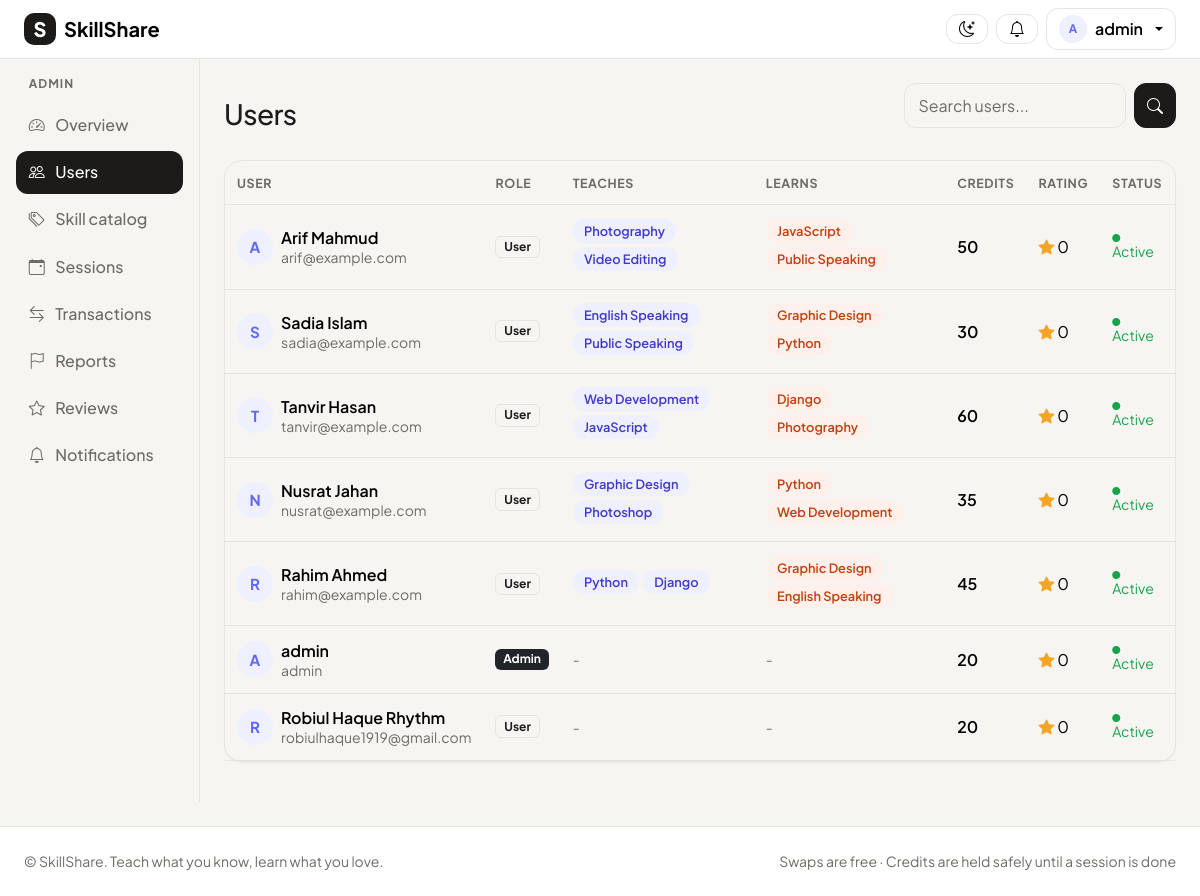
Screenshot of /admin-panel/users/ (signed in) with the database file from the repository.
### accounts/models.py (models this page shows, shortened)
class User(AbstractUser):
    ROLE_CHOICES = [
        ("user", "User"),
        ("admin", "Admin"),
    ]
    role = models.CharField(max_length=10, choices=ROLE_CHOICES, default="user")
    bio = models.TextField(blank=True)
    location = models.CharField(max_length=100, blank=True)
    photo = models.ImageField(upload_to="photos/", blank=True, null=True)
    credits = models.IntegerField(default=20)  # every new user gets 20 credits
    def is_admin(self):
        return self.role == "admin"
    def display_name(self):
        return self.get_full_name() or self.username
    def teach_skills(self):
        return self.skills.filter(kind="teach")
    def learn_skills(self):
        return self.skills.filter(kind="learn")
    def average_rating(self):
        from feedback.models import Review
        ratings = []
        for review in Review.objects.filter(reviewed_user=self):
            ratings.append(review.rating)
        if not ratings:
            return 0
        return round(sum(ratings) / len(ratings), 1)

### skills/models.py (models this page shows, shortened)
class UserSkill(models.Model):
    KIND_CHOICES = [
        ("teach", "I can teach"),
        ("learn", "I want to learn"),
        ("learned", "I have learned"),
    ]
    user = models.ForeignKey(User, on_delete=models.CASCADE, related_name="skills")
    skill = models.ForeignKey(Skill, on_delete=models.CASCADE)
    kind = models.CharField(max_length=10, choices=KIND_CHOICES)
    level = models.CharField(max_length=20, choices=LEVEL_CHOICES, default="beginner")
    class Meta:
        unique_together = ["user", "skill", "kind"]

class Skill(models.Model):
    name = models.CharField(max_length=60, unique=True)
    category = models.CharField(max_length=60, default="Other")
    class Meta:
        ordering = ["category", "name"]

### accounts/views.py (the view, shortened to what this page needs)
# urls.py: path("admin-panel/users/", accounts_views.admin_users, name="admin_users"),
@login_required
def admin_users(request):
    if not_admin(request):
        return redirect("dashboard")
    query = request.GET.get("q", "")
    users = User.objects.all().order_by("-date_joined")
    return render(request, "accounts/admin_users.html", {"users": users, "query": query})

### accounts/views.py (called while the page is built)
def not_admin(request):
    if not request.user.is_admin():
        messages.error(request, "Only admins can open that page.")
        return True
    return False

### templates/accounts/admin_users.html (shortened to what this page needs)
{% extends "base.html" %}
{% block content %}
<div class="d-flex justify-content-between align-items-center flex-wrap gap-2 mb-3">
  <h1 class="h3 mb-0">Users</h1>
  <form method="get" class="d-flex gap-2">
    <input type="text" name="q" value="{{ query }}" class="form-control" placeholder="Search users...">
    <button class="btn btn-dark"><i class="bi bi-search"></i></button>
  </form>
</div>
<div class="card">
  <div class="table-responsive">
    <table class="table table-clickable mb-0 align-middle">
      <thead>
        <tr><th>User</th><th>Role</th><th>Teaches</th><th>Learns</th><th>Credits</th><th>Rating</th><th>Status</th></tr>
      </thead>
      <tbody>
        {% for u in users %}
          <tr onclick="window.location='{% url 'admin_user_detail' u.pk %}'">
            <td>
              <div class="d-flex align-items-center gap-2">
                {% include "shared/_avatar.html" with person=u size=36 %}
                <div>
                  <div class="fw-semibold">{{ u.display_name }}</div>
                  <div class="small text-secondary">{{ u.email|default:u.username }}</div>
                </div>
              </div>
            </td>
            <td>{% if u.is_admin %}<span class="badge bg-dark">Admin</span>{% else %}<span class="badge badge-soft">User</span>{% endif %}</td>
            <td>{% for s in u.teach_skills %}<span class="skill-tag">{{ s.skill.name }}</span>{% empty %}<span class="text-secondary small">-</span>{% endfor %}</td>
            <td>{% for s in u.learn_skills %}<span class="skill-tag learn">{{ s.skill.name }}</span>{% empty %}<span class="text-secondary small">-</span>{% endfor %}</td>
            <td class="fw-semibold">{{ u.credits }}</td>
            <td><span class="stars"><i class="bi bi-star-fill"></i></span> {{ u.average_rating }}</td>
            <td>{% if u.is_active %}<span class="small text-green"><i class="bi bi-circle-fill" style="font-size:.5rem"></i> Active</span>{% else %}<span class="badge bg-danger-subtle text-danger-emphasis">Suspended</span>{% endif %}</td>
          </tr>
        {% empty %}
          <tr><td colspan="7" class="empty-state">No users found.</td></tr>
        {% endfor %}
      </tbody>
    </table>
  </div>
</div>
{% endblock %}

### templates/base.html (shortened to what this page needs)
{% load static %}
<html lang="en">
<head>
  <link href="https://cdn.jsdelivr.net/npm/bootstrap@5.3.3/dist/css/bootstrap.min.css" rel="stylesheet">
  <link href="https://cdn.jsdelivr.net/npm/bootstrap-icons@1.11.3/font/bootstrap-icons.min.css" rel="stylesheet">
  <link href="{% static 'accounts/base.css' %}?v=4" rel="stylesheet">
</head>
<body>
  <nav class="navbar navbar-expand bg-body border-bottom sticky-top">
    <div class="container-fluid px-3 px-lg-4">
      <a class="navbar-brand d-flex align-items-center gap-2" href="{% url 'home' %}" title="SkillShare home">
        <span class="brand-mark">S</span>
        <span class="fw-bold">SkillShare</span>
      </a>
      <div class="ms-auto d-flex align-items-center gap-2">
        <button class="btn btn-light" type="button" id="theme-toggle" title="Switch theme" aria-label="Switch between light and dark theme">
          <i class="bi bi-moon-stars" id="theme-icon"></i>
        </button>
        {% if user.is_authenticated %}
          <a href="{% url 'notifications' %}" class="btn btn-light position-relative" title="Notifications">
            <i class="bi bi-bell"></i>
          </a>
          <div class="dropdown">
            <button class="btn btn-light dropdown-toggle d-flex align-items-center gap-2" data-bs-toggle="dropdown">
              {% include "shared/_avatar.html" with person=user size=28 %}
              <span class="d-none d-md-inline">{{ user.display_name }}</span>
            </button>
          </div>
        {% else %}
          <a href="{% url 'login' %}" class="btn btn-light">Log in</a>
          <a href="{% url 'register' %}" class="btn btn-coral">Join free</a>
        {% endif %}
      </div>
    </div>
  </nav>
  <div class="container-fluid">
    <div class="row">
        {% if user.is_authenticated or request.resolver_match.url_name != 'home' %}
      <aside class="col-lg-2 p-0">
        <div class="offcanvas-lg offcanvas-start sidebar" tabindex="-1" id="sidebar">
          <div class="offcanvas-body d-block p-3">
            {% with name=request.resolver_match.url_name %}
            <nav class="nav flex-column gap-1">
              {% if not user.is_authenticated %}
                <a class="nav-link {% if name == 'home' %}active{% endif %}" href="{% url 'home' %}"><i class="bi bi-house"></i> Home</a>
                <a class="nav-link {% if name == 'login' %}active{% endif %}" href="{% url 'login' %}"><i class="bi bi-box-arrow-in-right"></i> Log in</a>
                <a class="nav-link {% if name == 'register' %}active{% endif %}" href="{% url 'register' %}"><i class="bi bi-person-plus"></i> Create account</a>
              {% elif user.is_admin %}
                <div class="sidebar-label">Admin</div>
                <a class="nav-link {% if name == 'admin_dashboard' %}active{% endif %}" href="{% url 'admin_dashboard' %}"><i class="bi bi-speedometer2"></i> Overview</a>
                <a class="nav-link {% if name == 'admin_users' or name == 'admin_user_detail' %}active{% endif %}" href="{% url 'admin_users' %}"><i class="bi bi-people"></i> Users</a>
                <a class="nav-link {% if name == 'admin_skills' %}active{% endif %}" href="{% url 'admin_skills' %}"><i class="bi bi-tags"></i> Skill catalog</a>
                <a class="nav-link {% if name == 'admin_sessions' %}active{% endif %}" href="{% url 'admin_sessions' %}"><i class="bi bi-calendar-event"></i> Sessions</a>
                <a class="nav-link {% if name == 'admin_transactions' %}active{% endif %}" href="{% url 'admin_transactions' %}"><i class="bi bi-arrow-left-right"></i> Transactions</a>
                <a class="nav-link {% if name == 'admin_reports' %}active{% endif %}" href="{% url 'admin_reports' %}"><i class="bi bi-flag"></i> Reports</a>
                <a class="nav-link {% if name == 'admin_reviews' %}active{% endif %}" href="{% url 'admin_reviews' %}"><i class="bi bi-star"></i> Reviews</a>
                <a class="nav-link {% if name == 'notifications' %}active{% endif %}" href="{% url 'notifications' %}"><i class="bi bi-bell"></i> Notifications</a>
              {% endif %}
            </nav>
            {% endwith %}
          </div>
        </div>
      </aside>
      {% endif %}
      <main class="{% if user.is_authenticated or request.resolver_match.url_name != 'home' %}col-lg-10{% else %}col-12{% endif %} py-4 px-3 px-lg-4">
        {% block content %}{% endblock %}
      </main>
    </div>
  </div>
  <footer class="border-top bg-body py-4 mt-4">
    <div class="container-fluid px-4 d-flex flex-column flex-md-row justify-content-between gap-2 small text-secondary">
      <span>&copy; SkillShare. Teach what you know, learn what you love.</span>
      <span>Swaps are free · Credits are held safely until a session is done</span>
    </div>
  </footer>
</body>
</html>

### templates/shared/_avatar.html (shortened to what this page needs)
{% if person.photo %}
  <img src="{{ person.photo.url }}" alt="{{ person }}" class="avatar" style="width: {{ size|default:40 }}px; height: {{ size|default:40 }}px;">
{% else %}
  <span class="avatar avatar-letter" style="width: {{ size|default:40 }}px; height: {{ size|default:40 }}px; font-size: calc({{ size|default:40 }}px * 0.42);">{{ person.display_name|first|upper }}</span>
{% endif %}

### static/accounts/base.css (style rules this page uses)
:root { --charcoal: #1C1B1A; --coral: #FF6B4A; --coral-dark: #E8573A; --indigo: #6366F1; --amber: #F5A524; --green: #16A34A; }
:root:not([data-bs-theme="dark"]) { --canvas: #F7F5F2; --border: #E7E3DD; --muted: #6F6A63; --bs-body-font-family: "Plus Jakarta Sans", system-ui, sans-serif; --bs-body-color: var(--charcoal); --bs-body-bg: var(--canvas); --bs-border-color: var(--border); --bs-secondary-color: var(--muted); --bs-link-color-rgb: 99, 102, 241; color-scheme: light; }
body { min-height: 100vh; display: flex; flex-direction: column; }
body > .container-fluid { flex: 1; }
h1, h2, h3, h4, h5 { font-weight: 700; letter-spacing: -0.02em; }
.text-secondary { color: var(--muted) !important; }
.card { border: 1px solid var(--border); border-radius: 18px; box-shadow: 0 1px 2px rgba(28, 27, 26, 0.04); }
.btn { border-radius: 12px; font-weight: 600; }
.btn-dark { background: var(--charcoal); border-color: var(--charcoal); }
.btn-light { background: #fff; border-color: var(--border); }
.text-green { color: var(--green) !important; }
.form-control, .form-select { border-radius: 12px; border-color: var(--border); padding: .6rem .85rem; }
.brand-mark { width: 32px; height: 32px; border-radius: 10px; background: var(--charcoal); color: #fff; display: inline-flex; align-items: center; justify-content: center; font-weight: 800; }
@media (min-width: 992px) { .sidebar { position: sticky; top: 57px; height: calc(100vh - 57px); border-right: 1px solid var(--border); background: #fff; } }
.sidebar .nav-link { display: flex; align-items: center; gap: .65rem; color: var(--muted); border-radius: 12px; padding: .6rem .8rem; font-weight: 500; }
.sidebar .nav-link.active { background: var(--charcoal); color: #fff; }
.sidebar-label { font-size: .75rem; text-transform: uppercase; letter-spacing: .08em; color: var(--muted); padding: 0 .8rem .4rem; font-weight: 700; }
.avatar { border-radius: 50%; object-fit: cover; flex-shrink: 0; }
.avatar-letter { display: inline-flex; align-items: center; justify-content: center; background: #EEF0FF; color: var(--indigo); font-weight: 700; }
.skill-tag { display: inline-block; background: #EEF0FF; color: #4338CA; border-radius: 999px; padding: .25rem .7rem; font-size: .8rem; font-weight: 600; margin: 0 .25rem .25rem 0; }
.skill-tag.learn { background: #FFF0EC; color: #C2410C; }
.stars { color: var(--amber); }
.badge-soft { background: var(--canvas); color: var(--charcoal); border: 1px solid var(--border); }
.table { --bs-table-bg: transparent; }
.table > :not(caption) > * > * { padding: .85rem .75rem; border-bottom-color: var(--border); }
.table thead th { font-size: .78rem; text-transform: uppercase; letter-spacing: .05em; color: var(--muted); font-weight: 700; }
.table-clickable tbody tr { cursor: pointer; }

### rows the page displays
User: display_name|first "A", display_name "admin", {{ size|default:40 }} 36 (drawn), email "admin", role "Admin", credits "20", average_rating "0", is_active True (drawn)
User: {{ size|default:40 }} 36 (drawn), display_name|first "A", display_name "Arif Mahmud", email "arif@example.com", role "User", credits "50", average_rating "0", is_active True (drawn)
UserSkill: skill.name "Photography"
UserSkill: skill.name "Video Editing"
UserSkill: skill.name "JavaScript"
UserSkill: skill.name "Public Speaking"
User: {{ size|default:40 }} 36 (drawn), display_name|first "S", display_name "Sadia Islam", email "sadia@example.com", role "User", credits "30", average_rating "0", is_active True (drawn)
UserSkill: skill.name "English Speaking"
UserSkill: skill.name "Public Speaking"
UserSkill: skill.name "Graphic Design"
UserSkill: skill.name "Python"
User: {{ size|default:40 }} 36 (drawn), display_name|first "T", display_name "Tanvir Hasan", email "tanvir@example.com", role "User", credits "60", average_rating "0", is_active True (drawn)
UserSkill: skill.name "Web Development"
UserSkill: skill.name "JavaScript"
UserSkill: skill.name "Django"
UserSkill: skill.name "Photography"
User: {{ size|default:40 }} 36 (drawn), display_name|first "N", display_name "Nusrat Jahan", email "nusrat@example.com", role "User", credits "35", average_rating "0", is_active True (drawn)
UserSkill: skill.name "Graphic Design"
UserSkill: skill.name "Photoshop"
UserSkill: skill.name "Python"
UserSkill: skill.name "Web Development"
User: {{ size|default:40 }} 36 (drawn), display_name|first "R", display_name "Rahim Ahmed", email "rahim@example.com", role "User", credits "45", average_rating "0", is_active True (drawn)
UserSkill: skill.name "Python"
UserSkill: skill.name "Django"
UserSkill: skill.name "Graphic Design"
UserSkill: skill.name "English Speaking"
User: {{ size|default:40 }} 36 (drawn), display_name|first "R", display_name "Robiul Haque Rhythm", email "robiulhaque1919@gmail.com", role "User", credits "20", average_rating "0", is_active True (drawn)
